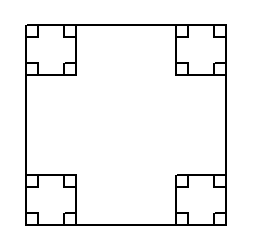

Recreate this plot in Python.
"""
   嵌套正方形.py
"""
import turtle

def draw_square(length,level):
    if level<1:return
    for _ in range(4):
       draw_square(length//4,level-1)
       turtle.fd(length)
       turtle.rt(90)

turtle.pensize(2)                    # 画笔粗细
draw_square(200,3)                   # 调用函数
turtle.ht()                          # 隐藏海龟
turtle.done()                        # 事件循环
